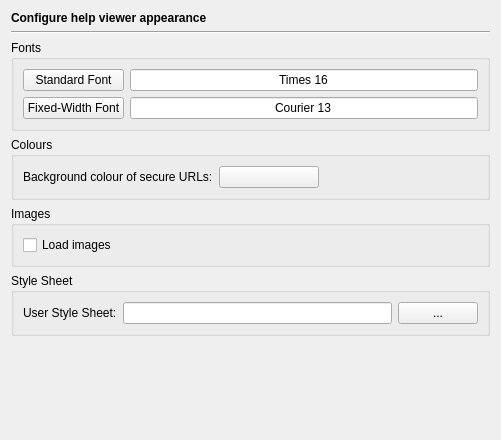
<ui version="4.0" >
 <class>HelpAppearancePage</class>
 <widget class="QWidget" name="HelpAppearancePage" >
  <property name="geometry" >
   <rect>
    <x>0</x>
    <y>0</y>
    <width>497</width>
    <height>440</height>
   </rect>
  </property>
  <layout class="QVBoxLayout" name="verticalLayout_2" >
   <item>
    <widget class="QLabel" name="headerLabel" >
     <property name="text" >
      <string>&lt;b>Configure help viewer appearance&lt;/b></string>
     </property>
    </widget>
   </item>
   <item>
    <widget class="Line" name="line17" >
     <property name="frameShape" >
      <enum>QFrame::HLine</enum>
     </property>
     <property name="frameShadow" >
      <enum>QFrame::Sunken</enum>
     </property>
     <property name="orientation" >
      <enum>Qt::Horizontal</enum>
     </property>
    </widget>
   </item>
   <item>
    <widget class="QGroupBox" name="groupBox_5" >
     <property name="title" >
      <string>Fonts</string>
     </property>
     <layout class="QGridLayout" name="gridLayout" >
      <item row="0" column="0" >
       <widget class="QPushButton" name="standardFontButton" >
        <property name="toolTip" >
         <string>Press to select the standard font</string>
        </property>
        <property name="text" >
         <string>Standard Font</string>
        </property>
       </widget>
      </item>
      <item row="0" column="1" >
       <widget class="QLineEdit" name="standardFontSample" >
        <property name="focusPolicy" >
         <enum>Qt::NoFocus</enum>
        </property>
        <property name="text" >
         <string>Times 16</string>
        </property>
        <property name="alignment" >
         <set>Qt::AlignHCenter</set>
        </property>
        <property name="readOnly" >
         <bool>true</bool>
        </property>
       </widget>
      </item>
      <item row="1" column="0" >
       <widget class="QPushButton" name="fixedFontButton" >
        <property name="toolTip" >
         <string>Press to select the fixed-width font</string>
        </property>
        <property name="text" >
         <string>Fixed-Width Font</string>
        </property>
       </widget>
      </item>
      <item row="1" column="1" >
       <widget class="QLineEdit" name="fixedFontSample" >
        <property name="focusPolicy" >
         <enum>Qt::NoFocus</enum>
        </property>
        <property name="text" >
         <string>Courier 13</string>
        </property>
        <property name="alignment" >
         <set>Qt::AlignHCenter</set>
        </property>
        <property name="readOnly" >
         <bool>true</bool>
        </property>
       </widget>
      </item>
     </layout>
    </widget>
   </item>
   <item>
    <widget class="QGroupBox" name="groupBox_3" >
     <property name="title" >
      <string>Colours</string>
     </property>
     <layout class="QGridLayout" name="gridLayout_2" >
      <item row="0" column="0" >
       <widget class="QLabel" name="textLabel1_3" >
        <property name="text" >
         <string>Background colour of secure URLs:</string>
        </property>
       </widget>
      </item>
      <item row="0" column="1" >
       <widget class="QPushButton" name="secureURLsColourButton" >
        <property name="minimumSize" >
         <size>
          <width>100</width>
          <height>0</height>
         </size>
        </property>
        <property name="toolTip" >
         <string>Select the background colour for secure URLs.</string>
        </property>
        <property name="text" >
         <string/>
        </property>
       </widget>
      </item>
      <item row="0" column="2" >
       <spacer name="horizontalSpacer" >
        <property name="orientation" >
         <enum>Qt::Horizontal</enum>
        </property>
        <property name="sizeHint" stdset="0" >
         <size>
          <width>141</width>
          <height>20</height>
         </size>
        </property>
       </spacer>
      </item>
     </layout>
    </widget>
   </item>
   <item>
    <widget class="QGroupBox" name="groupBox" >
     <property name="title" >
      <string>Images</string>
     </property>
     <layout class="QVBoxLayout" name="verticalLayout" >
      <item>
       <widget class="QCheckBox" name="autoLoadImagesCheckBox" >
        <property name="toolTip" >
         <string>Select to load images</string>
        </property>
        <property name="text" >
         <string>Load images</string>
        </property>
       </widget>
      </item>
     </layout>
    </widget>
   </item>
   <item>
    <widget class="QGroupBox" name="groupBox_2" >
     <property name="title" >
      <string>Style Sheet</string>
     </property>
     <layout class="QHBoxLayout" name="horizontalLayout" >
      <item>
       <widget class="QLabel" name="label" >
        <property name="text" >
         <string>User Style Sheet:</string>
        </property>
       </widget>
      </item>
      <item>
       <widget class="QLineEdit" name="styleSheetEdit" >
        <property name="toolTip" >
         <string>Enter the file name of a user style sheet</string>
        </property>
       </widget>
      </item>
      <item>
       <widget class="QPushButton" name="styleSheetButton" >
        <property name="toolTip" >
         <string>Select the user style sheet via a file selection dialog</string>
        </property>
        <property name="text" >
         <string>...</string>
        </property>
       </widget>
      </item>
     </layout>
    </widget>
   </item>
   <item>
    <spacer>
     <property name="orientation" >
      <enum>Qt::Vertical</enum>
     </property>
     <property name="sizeHint" stdset="0" >
      <size>
       <width>479</width>
       <height>121</height>
      </size>
     </property>
    </spacer>
   </item>
  </layout>
 </widget>
 <tabstops>
  <tabstop>standardFontButton</tabstop>
  <tabstop>fixedFontButton</tabstop>
  <tabstop>secureURLsColourButton</tabstop>
  <tabstop>autoLoadImagesCheckBox</tabstop>
  <tabstop>styleSheetEdit</tabstop>
  <tabstop>styleSheetButton</tabstop>
 </tabstops>
 <resources/>
 <connections/>
</ui>
